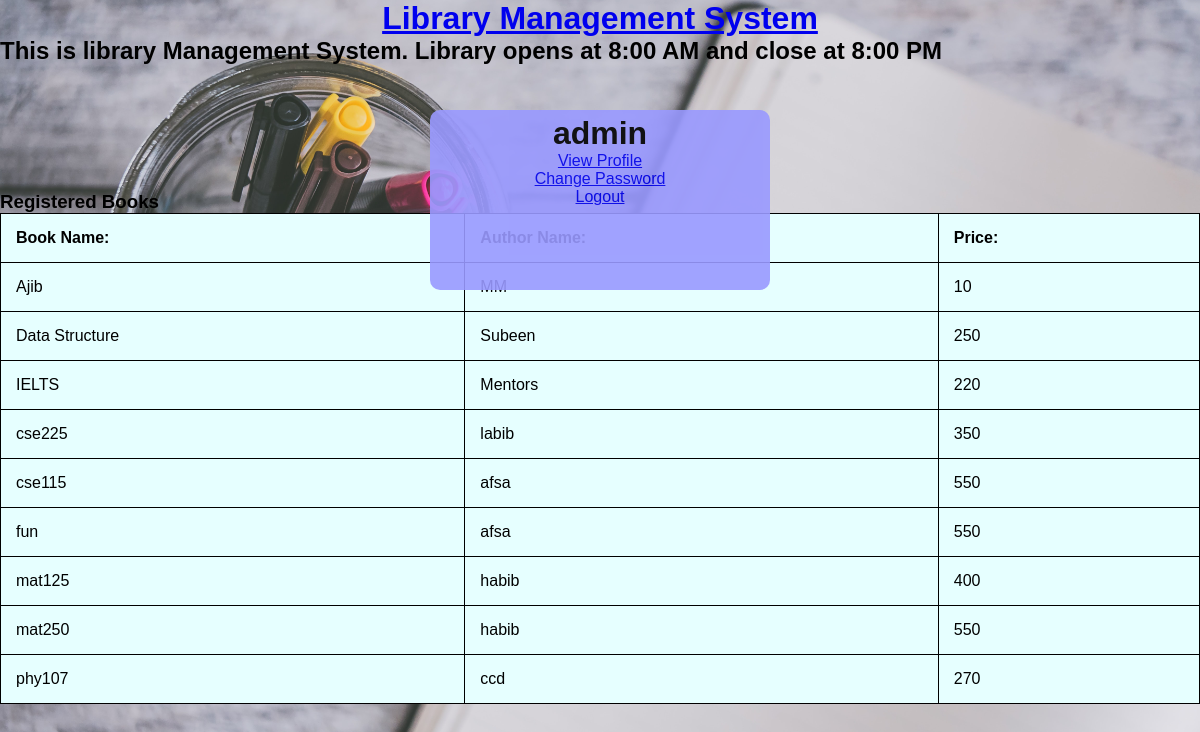
Screenshot of /admin/registered_book_list.php (signed in) with the database file from the repository.
### tables this page shows
CREATE TABLE `books` (
  `book_id` int(11) NOT NULL,
  `book_name` varchar(250) NOT NULL,
  `author_name` varchar(250) NOT NULL,
  `cat_name` varchar(250) NOT NULL,
  `book_price` int(11) NOT NULL
);

### admin/registered_book_list.php (the view, shortened to what this page needs)
<?php
	$connection = mysqli_connect("localhost","root","");
	$query = "select DISTINCT * from books";
?>
<!DOCTYPE html>
<html>
<head>
</head>
<body>
	<h1 align='center'><a href='admin_dashboard.php'>Library Management System</a></h1>
	<h2><span style="color: black"><marquee behavior="scroll" direction="left"
           onmouseover="this.stop();"
           onmouseout="this.start();"><b>This is library Management System. Library opens at 8:00 AM and close at 8:00 PM</b></marquee></span></h2><br><br>
	<div class="box">
  <?php
     if(isset($_SESSION["name"]))
     {
         echo "<h1 align='center'>".$_SESSION["name"]."</h1>";
         echo "<p align='center'><a href='view_profile.php'>View Profile</a></p>";
         echo "<p align='center'><a href='change_password.php'>Change Password</a></p>";
         echo "<p align='center'><a href='logout.php'>Logout</a></p>";
     }
     else
     {
          header('location:login.php');
     }
     ?></div>
<div >
	<div ></div><br><br><br><br><br>
	<div>
    <h3>Registered Books</h3>
		<form>
			<table class="table-bordered" width="900px" style="text-align: center">
				<tr>
					<th>Book Name:</th>
					<th>Author Name:</th>
					<th>Price:</th>
				</tr>
				<?php
					$query_run = mysqli_query($connection,$query);
					while($row = mysqli_fetch_assoc($query_run)){
						$book_name = $row['book_name'];
						$author_name = $row['author_name'];
						$price = $row['book_price'];
				?>
						<tr>
							<td><?php echo $book_name;?></td>
							<td><?php echo $author_name;?></td>
							<td><?php echo $price;?></td>
						</tr>
						<?php
					}
				?>
			</table>
		</form>
	</div>
</div>
</body>
</html>

### admin/registered_book_list.php (style rules this page uses)
* { margin: 0; padding: 0; -webkit-box-sizing: border-box; -moz-box-sizing: border-box; box-sizing: border-box; }
body { margin: 0; padding: 0; background: url(2.jpg); background-size: 100%; background-position: center; font-family: sans-serif; }
.box { width: 340px; height: 180px; background: #9999ff; color: black; top: 25%; left: 50%; position: absolute; transform: translate(-50%,-50%); box-sizing: border-box; padding: 5px 15px; border-radius: 10px; opacity: 0.9; }
table { width:100%; }
table, th, td { border: 1px solid black; border-collapse: collapse; background-color: #e6ffff; }
th, td { padding: 15px; text-align: left; }

### rows the page displays
books: book_name "Ajib", book_price "10"
books: book_name "Data Structure", author_name "Subeen", book_price "250"
books: book_name "IELTS", author_name "Mentors", book_price "220"
books: book_name "cse225", author_name "labib", book_price "350"
books: book_name "cse115", author_name "afsa", book_price "550"
books: book_name "fun", author_name "afsa", book_price "550"
books: book_name "mat125", author_name "habib", book_price "400"
books: book_name "mat250", author_name "habib", book_price "550"
books: book_name "phy107", author_name "ccd", book_price "270"

### other values shown
$_SESSION["name"] "admin"
